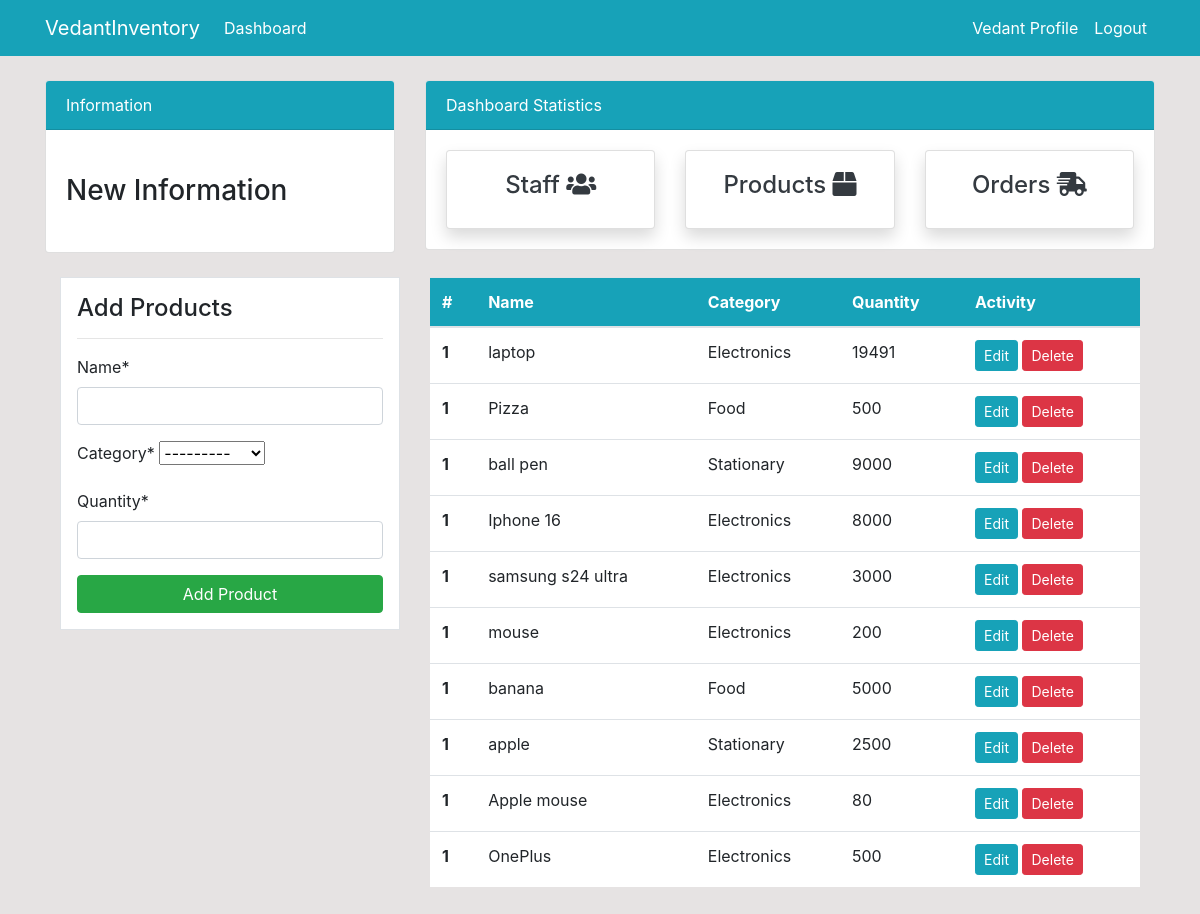
Page /product/ (signed in) on the committed database.
### dashboard/models.py (models this page shows, shortened)
class Product(models.Model):
    name = models.CharField(max_length=100, null=True)
    category = models.CharField(max_length=20, choices= CATEGORY,null=True)
    quantity = models.PositiveIntegerField(null=True)
    class Meta:
        verbose_name_plural = 'Product'

### dashboard/views.py (the view)
# urls.py: path('product/',views.product, name='dashboard-product'),
@login_required(login_url='user-login')
def product(request):
    items = Product.objects.all()
    if request.method == 'POST':
        add_product_form = ProductForm(request.POST)
        if add_product_form.is_valid():
            product_name = add_product_form.cleaned_data.get('name')
            if not Product.objects.filter(name__iexact=product_name).exists():
                add_product_form.save()
                messages.success(request, f'{product_name} has been added successfully')
            else:
                messages.warning(request, f'{product_name} already exists')
            return redirect('dashboard-product')
    else:
        add_product_form = ProductForm()
    context = {
        'items': items,
        'add_product_form': add_product_form,
    }
    return render(request, 'dashboard/product.html', context)

### dashboard/forms.py
class ProductForm(forms.ModelForm):
    class Meta:
        model = Product
        fields = ['name','category','quantity']

### templates/dashboard/product.html (shortened to what this page needs)
{% extends 'partials/base.html' %}
{% load crispy_forms_tags %}
{% block content %}
{% include 'partials/topnav.html' %}
<div class="container">
    <div class="row my-4">
        <div class="col-md-4">
            <div class="border bg-white p-3">
                <h4>Add Products</h4>
                <hr>
                <form action="" method="post">
                  {{ add_product_form|crispy }}
                  <input class="btn btn-success btn-block" type="submit" value="Add Product">
                </form>
            </div>
        </div>
        <div class="col-md-8">
            <table class="table bg-white">
                <thead class="bg-info">
                    <tr class="text-white">
                        <th scope="col">#</th>
                        <th scope="col">Name</th>
                        <th scope="col">Category</th>
                        <th scope="col">Quantity</th>
                        <th scope="col">Activity</th>
                    </tr>
                </thead>
                <tbody>
                    {% for item in items %}
                    <tr>
                        <th scope="row">1</th>
                        <td>{{ item.name }}</td>
                        <td>{{ item.category }}</td>
                        <td>{{ item.quantity }}</td>
                        <td>
                            <a class="btn btn-info btn-sm" href="{% url 'dashboard-product-update' item.id %}">Edit</a>
                            <a class="btn btn-danger btn-sm" href="{% url 'dashboard-product-delete' item.id %}">Delete</a>
                        </td>
                    </tr>
                    {% endfor %}
                </tbody>
            </table>
        </div>
    </div>
</div>
{% endblock %}

### templates/partials/nav.html (shortened to what this page needs)
<nav class="navbar navbar-expand-lg navbar-info bg-info">
    <div class="container">
        {% if user.is_authenticated %}
        <a class="navbar-brand text-white" href="{% url 'dashboard-index' %}">VedantInventory</a>
        <div class="collapse navbar-collapse" id="navbarSupportedContent">
            <ul class="navbar-nav mr-auto">
                <li class="nav-item active">
                    <a class="nav-link text-white" href="{% url 'dashboard-index' %}">Dashboard </a>
                </li>
            </ul>
            <ul class="navbar-nav ml-auto">
                <li class="nav-item active">
                    <a class="nav-link text-white" href="{% url 'user-profile' %}">{{ user.username }} Profile
                        <span class="sr-only">(current)</span></a>
                </li>
                <li class="nav-item">
                    <a class="nav-link text-white" href="{% url 'user-logout' %}">Logout</a>
                </li>
            </ul>
            {% endif %}
        </div>
    </div>
</nav>

### static/style.css (style rules this page uses)
body { background: rgb(230, 227, 227); }

### rows in the picture
Product: name "laptop", category "Electronics", quantity "19491"
Product: name "Pizza", category "Food", quantity "500"
Product: name "ball pen", category "Stationary", quantity "9000"
Product: name "Iphone 16", category "Electronics", quantity "8000"
Product: name "samsung s24 ultra", category "Electronics", quantity "3000"
Product: name "mouse", category "Electronics", quantity "200"
Product: name "banana", category "Food", quantity "5000"
Product: name "apple", category "Stationary", quantity "2500"
Product: name "Apple mouse", category "Electronics", quantity "80"
Product: name "OnePlus", category "Electronics", quantity "500"

### other values in the picture
{{ user.username }} "Vedant"
